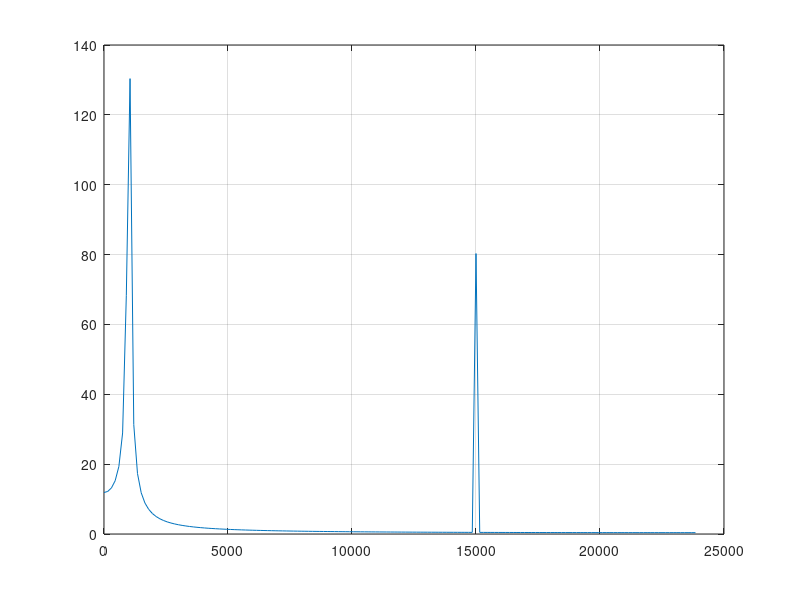
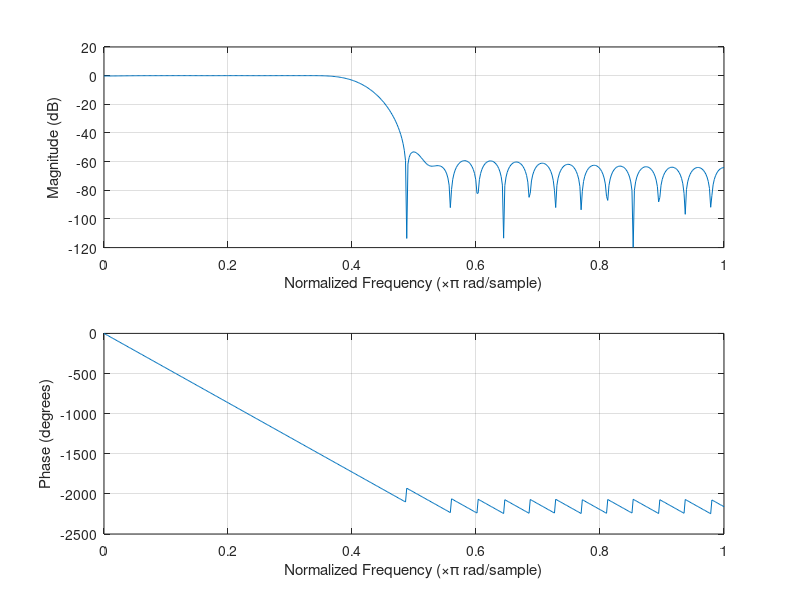
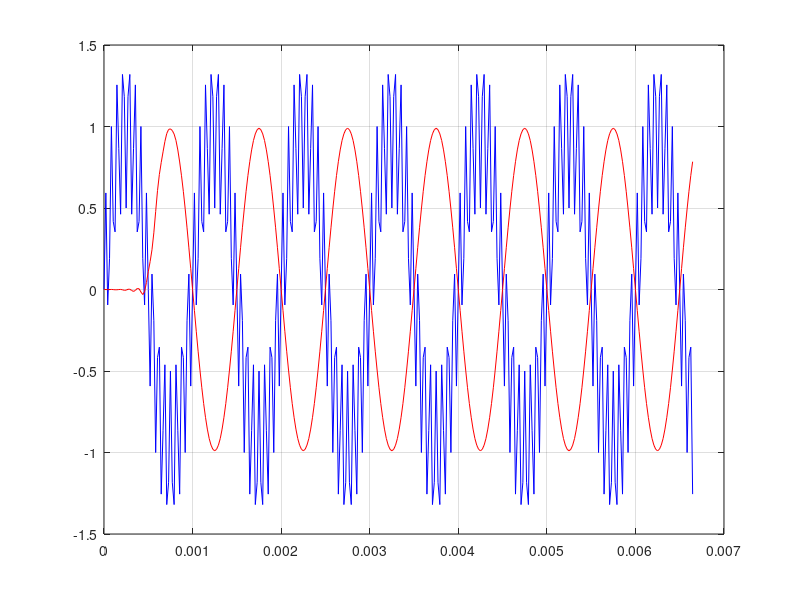

Recreate these plots in MATLAB, in order.
%
% Matlab code from AN4841
% Samples per second
clc
close all
clear all

Fs=48000;
T=1/Fs;

% Number of samples in the signal
Length = 320;
t=[0:Length-1]*T;

% Generate the input signal
ins=sin(2*pi*1000*t)+0.5*sin(2*pi*15000*t);

% figure
% plot(t, ins);
% grid on;

figure
freq=1./(Length*T)*[0:Length-1];
out=fft(ins);
plot(freq(1:Length/2), abs(out(1:Length/2)));
grid on

% dom = 2*T * [freq1(Hz) freq2(Hz)] 
% dom in ]0 1[
dom=(2*T)*[1e-6 10000];
b = fir1(48, dom);

figure
freqz(b,1,512)
out = filter(b,1, ins);
figure
plot(t, ins, 'b');
hold on
plot(t, out, 'r');
grid on